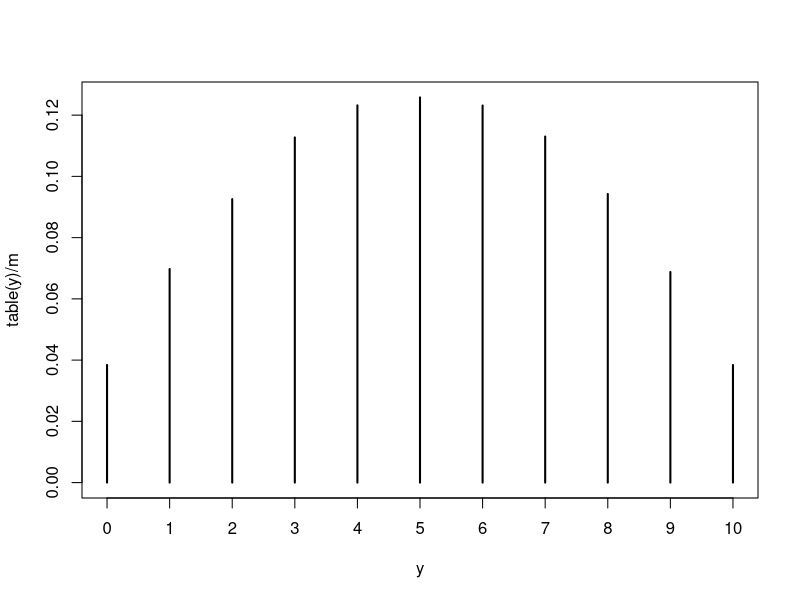

This figure's R source:
set.seed(42)

m <- 10000
a <- 2.0
b <- 1.0 / 3.0

theta <- rgamma(n=m, shape=a, rate=b)

se = sd(theta) / sqrt(m)
print(se)  # We could use this to compute a confidence interval

# Calculate confident interval
print(mean(theta) - 2*se)
print(mean(theta) + 2*se)

# What's the probability that the value is less than 5
ind = theta < 5
mean(ind)
pgamma(5.0, shape=a, rate=b)

se = sd(ind) / sqrt(m)

# Let's try to simulate from a heirarchical model
m = 1e5
y = numeric(m)
phi = numeric(m)

for (i in 1:m) {  # R is slow in loops
  phi[i] = rbeta(1, shape1=2.0, shape2=2.0)
  y[i] = rbinom(1, size=10, prob=phi[i])
}

# Can we write the above using vectorised code?
phi = rbeta(m, shape1=2.0, shape2=2.0)
y = rbinom(m, size=10, prob=phi)

# How many times did we get each success?
table(y) / m

# Got plots?
plot(table(y)/m)

# What is the mean of y?
mean(y)
